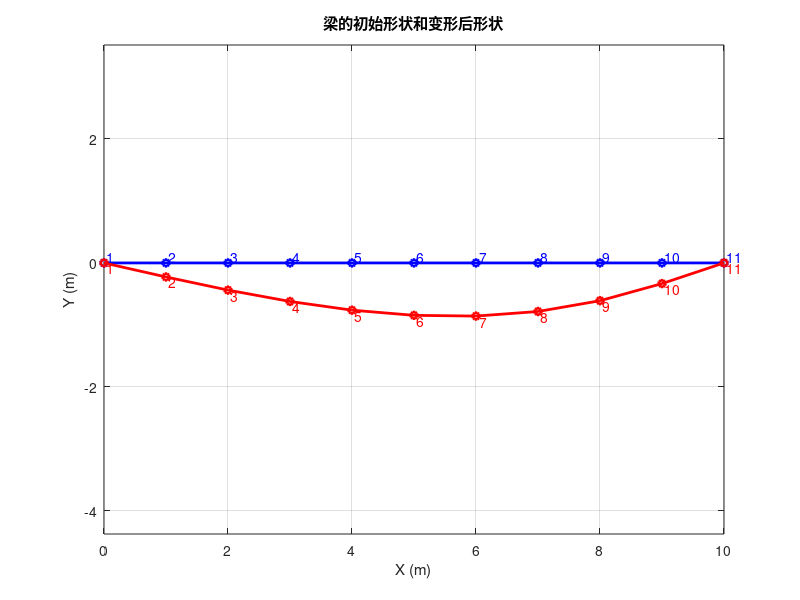
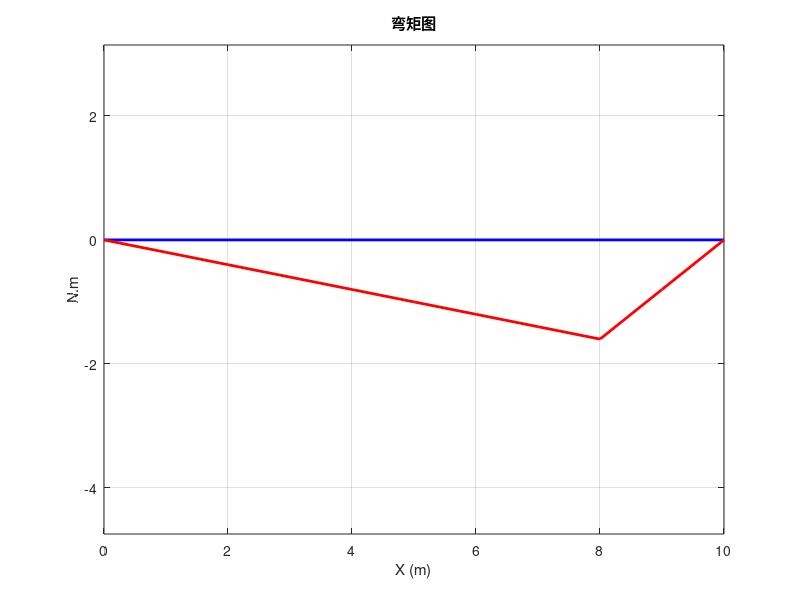
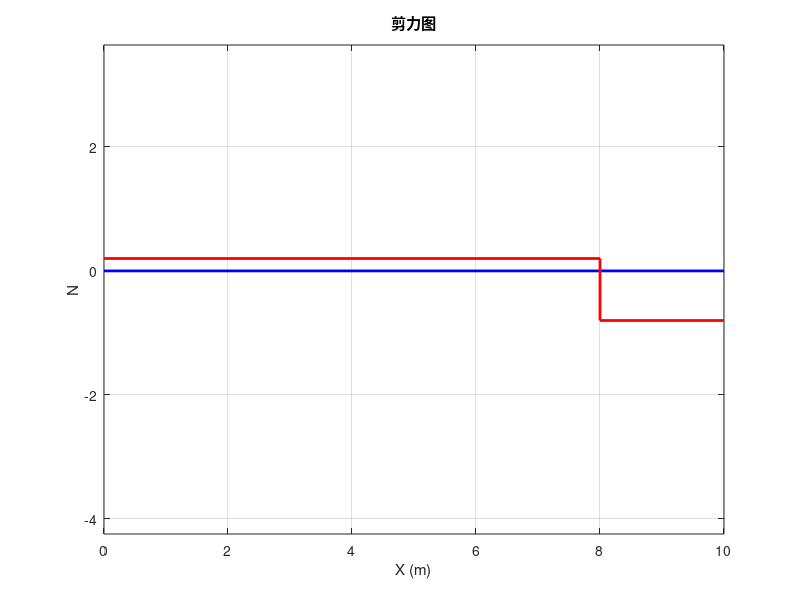

The MATLAB source for these figures, in order:
%% 定义基本信息
E = 210e9; % 弹性模量（pa）
h = 2; % 梁高（m）
l = 10; % 梁长（m）
b = 1; % 梁宽（m）
I = 1/12*b*h^3; % 惯性矩（m^4） 矩形截面

%% 有限元模型参数
n_elements = 10; % 单元数量
n_nodes = n_elements + 1; % 节点数量
l_elem = l/ n_elements; % 单元长度

% 在txt文件中写入节点坐标
file_nodes = fopen("location of nodes.txt", "w");
no_node = 1;
for i = 1: n_nodes
    x = l_elem* (i-1);
    y = 0;
    fprintf(file_nodes, "%d, %f, %f\n", no_node, x, y);
    no_node = no_node+ 1;
end
fclose(file_nodes);

% 在txt文件中写入单元坐标
file_elems = fopen("location of elems.txt", "w");
no_elem = 1;
for i = 1: n_elements
    fprintf(file_elems, "%d, %d\n", i, i+1);
    no_elem = no_elem+ 1;
end
fclose(file_elems);

%% 刚度矩阵
% 单元刚度矩阵
k = E*I/ (l_elem^3)* [12 6*l_elem -12 6*l_elem;
                      6*l_elem 4*l_elem^2 -6*l_elem 2*l_elem^2;
                      -12 -6*l_elem 12 -6*l_elem;
                      6*l_elem 2*l_elem^2 -6*l_elem 4*l_elem^2];

% 全局刚度矩阵
K = zeros(2*n_nodes, 2*n_nodes);

% 组装全局刚度矩阵
elems = load('location of elems.txt');
for i = 1: n_elements
    a = elems(i, 1);
    b = elems(i, 2);
    dof(1) = 2*a-1; % dof是向量
    dof(2) = 2*a;
    dof(3) = 2*b-1;
    dof(4) = 2*b;
    for j = 1: 4
        for m = 1: 4
            K(dof(j), dof(m)) = K(dof(j), dof(m))+ k(j, m);
        end
    end
end

%% 设置边界条件（对角线置1法）
% 边界条件：第1节点和最后1个节点的竖向位移和转角为0
fixed_dofs = [1, 2*n_nodes-1];
for i = 1:length(fixed_dofs)
    dof = fixed_dofs(i);
    K(dof, :) = 0;
    K(:, dof) = 0;
    K(dof, dof) = 1;
end

%% 施加外力
F = zeros(2*n_nodes, 1); % 竖直方向的力和弯矩
n = 9; % 施加力的节点号
F(2*n-1) = -1000; % 竖向力：2n-1；弯矩：2n
F(fixed_dofs) = 0;

%% 计算
U = K\ F;

% 求解单元力（剪力1、弯矩1、剪力2、弯矩2）
Fe = zeros(4, n_elements);
for i = 1: n_elements
    Fe(:, i) = k* U((i-1)*2+1: (i-1)*2+4);
end

% 求解节点力
f = K* U;

% 变形后位置
nodes = load("location of nodes.txt");
new_nodes = nodes(:, end-1: end);
nodes_end = new_nodes;
for i = 1: n_nodes
    % 变形后竖直位置
    nodes_end(i, 2) = nodes_end(i, 2) + U(2*i-1, 1)*1e7;
end

%% 绘制位移
% 绘制初始形状
figure;
plot(nodes(:, 2), nodes(:, 3), 'b-o', 'LineWidth', 2, 'MarkerSize', 5);
hold on;
grid on;
axis equal;
xlabel('X (m)');
ylabel('Y (m)');
title('梁的初始形状和变形后形状');
% 绘制变形后的形状
plot(nodes_end(:, 1), nodes_end(:, 2), 'r-o', 'LineWidth', 2, 'MarkerSize', 5);
% 添加节点编号
for i = 1: n_nodes
    text(nodes(i, 2), nodes(i, 3), sprintf(' %d', i), 'Color', 'b', 'VerticalAlignment', 'bottom');
    text(nodes_end(i, 1), nodes_end(i, 2), sprintf(' %d', i), 'Color', 'r', 'VerticalAlignment', 'top');
end
hold off;

% 绘制弯矩图
figure;
plot(nodes(:, 2), nodes(:, 3), 'b', 'LineWidth', 2, 'MarkerSize', 5);
hold on;
grid on;
axis equal;
M = Fe(2,:);
M(n_elements+1) = -Fe(4,end);
plot(nodes(:, 2), M/1000, 'r', 'LineWidth', 2, 'MarkerSize', 5);
title('弯矩图')
xlabel('X (m)');
ylabel('N.m');
hold off;

% 绘制剪力图
figure;
plot(nodes(:, 2), nodes(:, 3), 'b', 'LineWidth', 2, 'MarkerSize', 5);
hold on;
grid on;
axis equal;
P = Fe(1, :);
P(n_elements+1) = -Fe(3,end);
stairs(nodes(:, 2), P/1000, 'r', 'LineWidth', 2, 'MarkerSize', 5);
title('剪力图')
xlabel('X (m)');
ylabel('N');

hold off;
